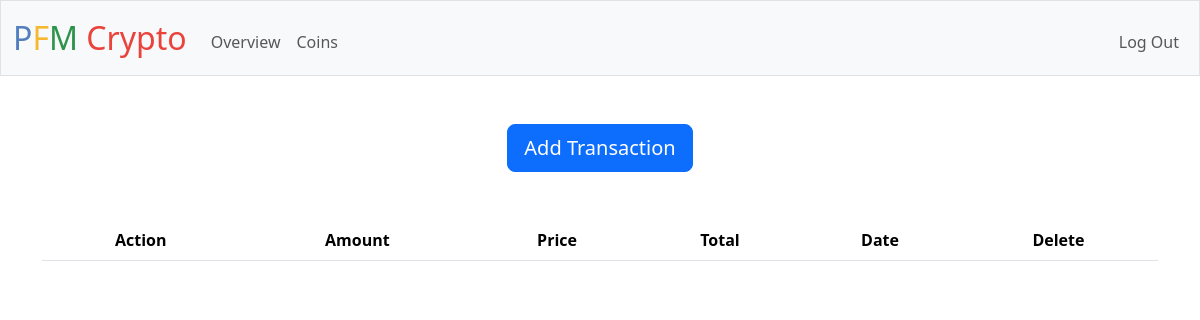
Before: /coins/Ethereum (signed in) with the older database file.
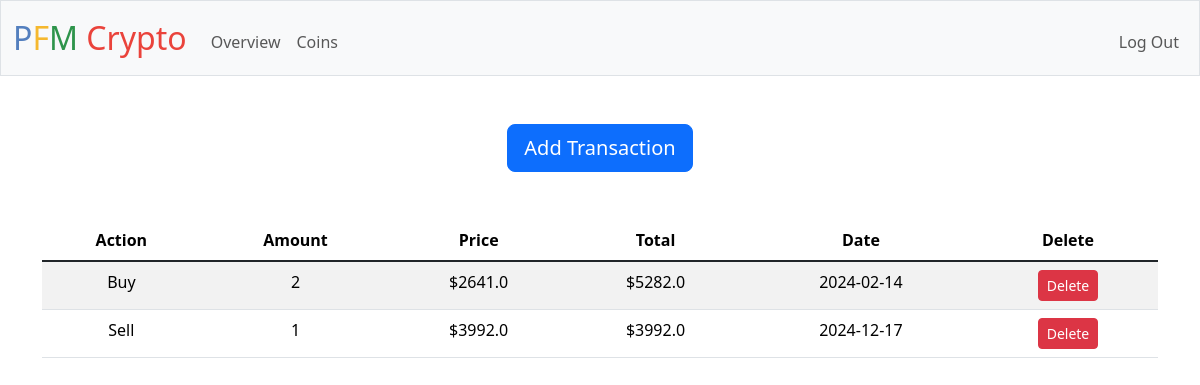
After: the same page with the newer database file.
### tables this page shows
CREATE TABLE transactions ( id INTEGER PRIMARY KEY AUTOINCREMENT, user_id INTEGER NOT NULL, coin_id INTEGER NOT NULL, buy BOOLEAN NOT NULL, price REAL NOT NULL, amount NUMERIC NOT NULL, date DATE NOT NULL, FOREIGN KEY (user_id) REFERENCES users (id) ON DELETE CASCADE, FOREIGN KEY (coin_id) REFERENCES coins (id) ON DELETE CASCADE );

### app.py (the view)
@app.route('/coins/<name>', methods=["GET"])
@login_required
def coin_page(name):
    coin_info = db.execute(
        "SELECT id, genesis, coin_id FROM coins WHERE name = ? AND user_id = ?", name, session["user_id"]
    )
    txs = db.execute(
        "SELECT * from transactions WHERE user_id = ? AND coin_id = ? ORDER BY date", session["user_id"], coin_info[0]["id"]
    )
    other_txs = db.execute(
        "SELECT * from transactions WHERE user_id = ? AND coin_id != ? ORDER BY date", session["user_id"], coin_info[0]["id"]
    )
    genesis = coin_info[0]["genesis"]
    coin_id = coin_info[0]["coin_id"]
    id = coin_info[0]["id"]
    other_coins = db.execute(
        "SELECT id, name FROM coins WHERE user_id = ? AND coin_id != ?", session["user_id"], coin_id
    )
    return render_template('transactions.html', txs = txs, genesis = genesis, coin_id = coin_id, id = id, other_coins = other_coins, other_txs = other_txs)

### app.py (called while the page is built)
@app.after_request
def after_request(response):
    response.headers["Cache-Control"] = "no-cache, no-store, must-revalidate"
    response.headers["Expires"] = 0
    response.headers["Pragma"] = "no-cache"
    return response

### helpers.py (called while the page is built)
def login_required(f):
    @wraps(f)
    def decorated_function(*args, **kwargs):
        if session.get("user_id") is None:
            return redirect("/login")
        return f(*args, **kwargs)
    return decorated_function

### templates/transactions.html (shortened to what this page needs)
{% extends "layout.html" %}
{% block main %}
<div class="container d-flex justify-content-center">
    <button type="button"
    class="btn btn-primary btn-lg"
    data-bs-toggle="modal"
    data-bs-target="#addBuy"
    >
        Add Transaction
    </button>
</div>
<table class="table table-striped table-hover mt-5">
    <thead>
      <tr>
        <th scope="col">Action</th>
        <th scope="col">Amount</th>
        <th scope="col">Price</th>
        <th scope="col">Total</th>
        <th scope="col">Date</th>
        <th scope="col">Delete</th>
      </tr>
    </thead>
    <tbody class="table-group-divider">
      {% for tx in txs %}
      <tr id="{{ tx.id }}">
        <td>{{ "Buy" if tx.buy else "Sell" }}</td>
        <td>{{ tx.amount | round(2) }}</td>
        <td>${{ tx.price | round(2) }}</td>
        <td>${{ (tx.price * tx.amount) | round(2) }}</td>
        <td>{{ tx.date }}</td>
        <td><button class="btn btn-danger btn-sm delete-btn" data-tx-id="{{ tx.id }}">Delete</button></td>
      </tr>
      {% endfor %}
    </tbody>
  </table>
{% endblock %}

### templates/layout.html (shortened to what this page needs)
<!DOCTYPE html>
<html lang="en">
    <head>
        <link href="https://cdn.jsdelivr.net/npm/bootstrap@5.3.3/dist/css/bootstrap.min.css" rel="stylesheet">
        <link href="/static/styles.css" rel="stylesheet">
    </head>
    <body>
        <nav class="bg-light border navbar navbar-expand-md navbar-light">
            <div class="container-fluid">
                <a class="navbar-brand" href="/"><span class="blue">P</span><span class="yellow">F</span><span class="green">M</span> <span class="red">Crypto</span></a>
                <div class="collapse navbar-collapse" id="navbar">
                    {% if session["user_id"] %}
                        <ul class="navbar-nav me-auto mt-2">
                            <li class="nav-item"><a class="nav-link" href="/">Overview</a></li>
                            <li class="nav-item"><a class="nav-link" href="/coins">Coins</a></li>
                        </ul>
                        <ul class="navbar-nav ms-auto mt-2">
                            <li class="nav-item"><a class="nav-link" href="/logout">Log Out</a></li>
                        </ul>
                    {% else %}
                        <ul class="navbar-nav ms-auto mt-2">
                            <li class="nav-item"><a class="nav-link" href="/register">Register</a></li>
                            <li class="nav-item"><a class="nav-link" href="/login">Log In</a></li>
                        </ul>
                    {% endif %}
                </div>
            </div>
        </nav>
        <main class="container py-5 text-center">
            {% block main %}{% endblock %}
        </main>
    </body>
</html>

### static/styles.css (style rules this page uses)
nav .navbar-brand { font-size: xx-large; }
nav .navbar-brand .blue { color: #537fbe; }
nav .navbar-brand .red { color: #ea433b; }
nav .navbar-brand .yellow { color: #f5b82e; }
nav .navbar-brand .green { color: #2e944b; }

Changed rows visible on the page:
added transactions: buy "Buy", amount "2", price "2641.0", (tx.price*tx.amount)|round(2) "5282.0", date "2024-02-14"
added transactions: buy "Sell", amount "1", price "3992.0", (tx.price*tx.amount)|round(2) "3992.0", date "2024-12-17"
